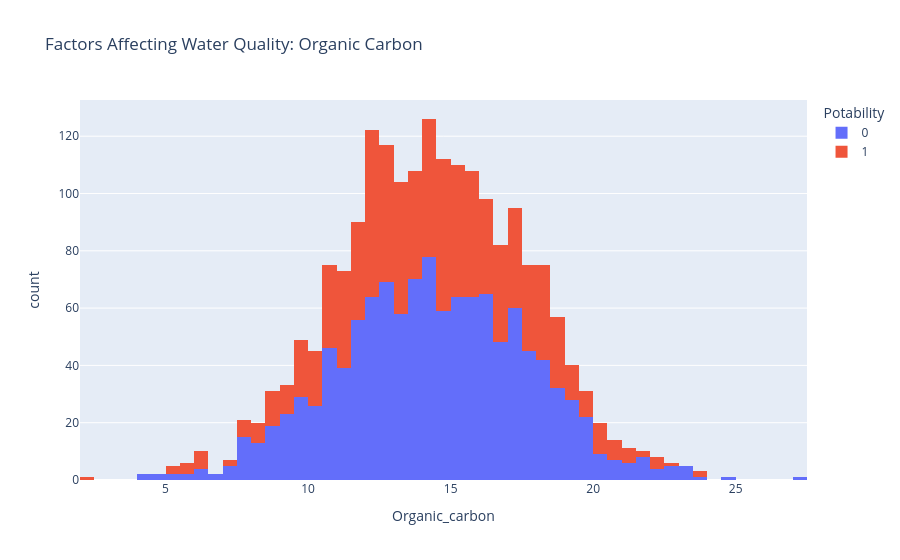

Source (notebook cell):
### Code cell
import plotly.express as px
data = data
figure = px.histogram(
    data,
    x="Organic_carbon",
    color="Potability",
    title="Factors Affecting Water Quality: Organic Carbon"
)
figure.show()

### Figure 1 — Plotly figure (JSON) as saved in the notebook; plotly's stock layout.template omitted (floating-point values rounded to 4 significant figures; data arrays with more than 128 entries replaced by an {"elided": "..."} marker saying what was removed)
{"data": [{"bingroup": "x", "hovertemplate": "Potability=0<br>Organic_carbon=%{x}<br>count=%{y}<extra></extra>", "legendgroup": "0", "marker": {"color": "#636efa", "pattern": {"shape": ""}}, "name": "0", "orientation": "v", "showlegend": true, "type": "histogram", "x": {"elided": "1200 float values"}, "xaxis": "x", "yaxis": "y"}, {"bingroup": "x", "hovertemplate": "Potability=1<br>Organic_carbon=%{x}<br>count=%{y}<extra></extra>", "legendgroup": "1", "marker": {"color": "#EF553B", "pattern": {"shape": ""}}, "name": "1", "orientation": "v", "showlegend": true, "type": "histogram", "x": {"elided": "811 float values"}, "xaxis": "x", "yaxis": "y"}], "layout": {"barmode": "relative", "legend": {"title": {"text": "Potability"}, "tracegroupgap": 0}, "title": {"text": "Factors Affecting Water Quality: Organic Carbon"}, "xaxis": {"anchor": "y", "domain": [0, 1], "title": {"text": "Organic_carbon"}}, "yaxis": {"anchor": "x", "domain": [0, 1], "title": {"text": "count"}}}}
